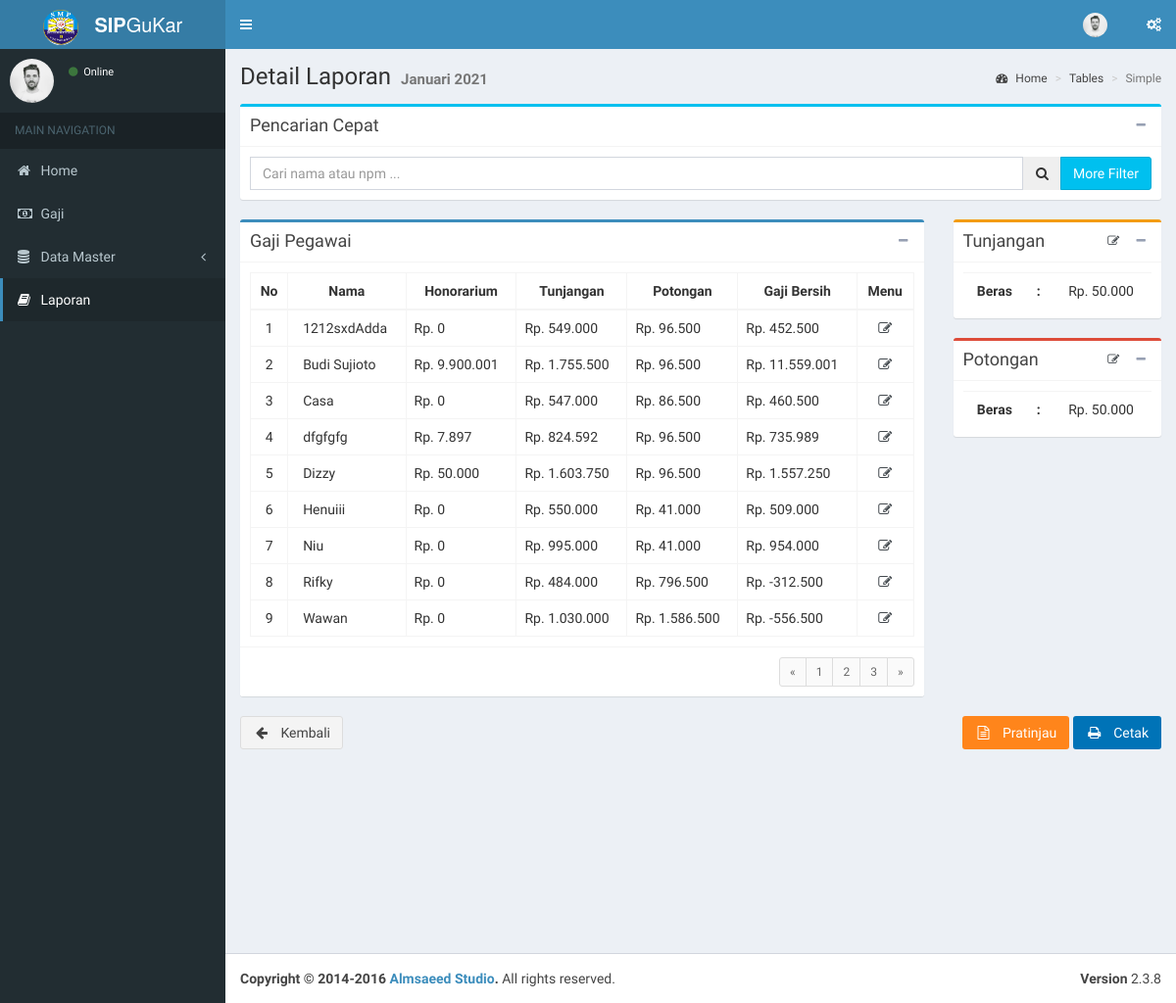
Screenshot of /laporan/detail/2021-01 with the database file from the repository.
### tables this page shows
CREATE TABLE `b_gaji` (
  `id_gaji` int(11) NOT NULL,
  `honor` int(11) NOT NULL,
  `tunjangan` int(11) NOT NULL,
  `potongan` int(11) NOT NULL,
  `gaji` int(11) NOT NULL,
  `id_pegawai` int(11) NOT NULL,
  `created_at` timestamp NOT NULL DEFAULT current_timestamp(),
  `created_by` int(11) DEFAULT NULL,
  `updated_at` timestamp NOT NULL DEFAULT current_timestamp() ON UPDATE current_timestamp(),
  `updated_by` int(11) NOT NULL
);

CREATE TABLE `pegawai` (
  `id_pegawai` int(11) NOT NULL,
  `nbm` varchar(100) DEFAULT NULL,
  `nama` varchar(100) NOT NULL,
  `foto` varchar(300) DEFAULT NULL,
  `tempat_lahir` varchar(100) NOT NULL,
  `tgl_lahir` date NOT NULL,
  `telepon` int(20) NOT NULL,
  `jns_pegawai` enum('G','K') NOT NULL,
  `gender` enum('P','L') NOT NULL,
  `email` varchar(100) NOT NULL,
  `status_pegawai` enum('P','T0','T1') DEFAULT NULL,
  `status` int(1) NOT NULL,
  `agama` enum('Islam','Protestan','Katolik','Hindu','Buddha','Khonghucu') NOT NULL,
  `umur` varchar(20) NOT NULL,
  `honor` varchar(11) DEFAULT NULL,
  `masa_kerja` int(11) NOT NULL,
  `created_at` timestamp NULL DEFAULT current_timestamp(),
  `updated_at` timestamp NOT NULL DEFAULT current_timestamp() ON UPDATE current_timestamp(),
  `created_by` int(11) DEFAULT NULL,
  `updated_by` int(11) DEFAULT NULL
);

### application/libraries/Template.php (called while the page is built)
<?php if ( ! defined('BASEPATH')) exit('No direct script access allowed');
class Template {
		var $template_data = array();
		function set($name, $value)
		{
			$this->template_data[$name] = $value;
		}
		function load($template = '', $view = '' , $view_data = array(), $return = FALSE)
		{
			$this->CI =& get_instance();
			$this->set('contents', $this->CI->load->view($view, $view_data, TRUE));
			return $this->CI->load->view($template, $this->template_data, $return);
		}
}
?>

### application/controllers/Laporan.php (called while the page is built, shortened)
<?php
class Laporan extends CI_Controller {
	public function detail()
	{
		$id_date = $this->uri->segment(3);
		$data['id_date'] = $id_date;
		$data['title'] = 'Detail Laporan';
		$data['desc'] = month($id_date).' '.year($id_date);
		$data['gajis'] = $this->M_laporan->get_gaji($id_date)->result_array();
		$data['tunjangan'] = $this->M_laporan->get_tunjangan($id_date)->row_array();
		$this->template->load('index','laporan/detail_laporan', $data);
	}
}
?>

### index.php (called while the page is built, shortened)
<?php
require_once BASEPATH.'core/CodeIgniter.php';

### application/models/M_laporan.php (called while the page is built, shortened)
<?php
class M_laporan extends CI_Model
{
	public function get_gaji($id_date)
	{
		if ($id_date != NULL) {
			$date = explode('-', $id_date);
			$month = $date[1];
			$year = year($id_date);
			$this->db->select('bg.*, p.nama');
			$this->db->join('pegawai p', 'p.id_pegawai = bg.id_pegawai', 'LEFT');
			$data = $this->db->get_where('b_gaji bg', array('month(bg.created_at)' => $month, 'year(bg.created_at)' => $year));
		}
		return $data;
	}
	public function get_tunjangan($id_date)
	{
		$date = explode('-', $id_date);
		$month = $date[1];
		$year = year($id_date);
		$this->db->select('bg.*, p.nama');
		$this->db->join('pegawai p', 'p.id_pegawai = bg.id_pegawai', 'LEFT');
		return $this->db->get_where('b_gaji bg', array('month(bg.created_at)' => $month, 'year(bg.created_at)' => $year));
	}
}
?>

### application/helpers/dateConvert_helper.php (called while the page is built, shortened)
<?php
function year($date){
	$year = explode('-', $date);
	return $year[0];
}
?>

### application/views/laporan/detail_laporan.php (the view, shortened to what this page needs)
<section class="content">
	<div class="row">
		<div class="col-md-12">
			<div class="box box-info">
				<div class="box-header with-border">
					<h3 class="box-title">Pencarian Cepat</h3>
					<div class="box-tools pull-right">
						<button type="button" class="btn btn-box-tool" data-widget="collapse" data-toggle="tooltip" title="Pencarian">
							<i class="fa fa-minus"></i>
						</button>
					</div>
				</div>
				<div class="box-body">
					<form action="" method="get">
						<div class="input-group">
							<input type="text" class="form-control" placeholder="Cari nama atau npm ...">
							<span class="input-group-btn">
								<button type="button" name="search" id="search-btn" class="btn btn-flat">
									<i class="fa fa-search"></i>
								</button>
							</span>
							<div class="input-group-btn">
								<button	button type="button" class="btn btn-info" type="button" data-toggle="collapse" data-target="#collapseExample" aria-expanded="false" aria-controls="collapseExample">More Filter</button>
							</div>
						</div>
					</form>
				</div>
			</div>
		</div>
	</div>
	<div class="row">
		<div class="col-md-9 pull-left">
			<div class="box box-primary">
				<div class="box-header with-border">
					<h3 class="box-title">Gaji Pegawai</h3>
					<div class="box-tools pull-right">
						<button type="button" class="btn btn-box-tool" data-widget="collapse" data-toggle="tooltip" title="Gaji Pegawai">
							<i class="fa fa-minus"></i>
						</button>
					</div>
				</div>
				<div class="box-body">
					<table class="table table-bordered table-hover text-center">
						<thead>
							<th>No</th>
							<th>Nama</th>
							<th>Honorarium</th>
							<th>Tunjangan</th>
							<th>Potongan</th>
							<th>Gaji Bersih</th>
							<th>Menu</th>
						</thead>
						<tbody>
							<?php $no=1; foreach ($gajis as $key => $gaji) { ?>
							<tr>
								<td><?php echo $no++;?></td>
								<td style="text-align: left; padding-left: 15px;"><?php echo $gaji['nama'];?></td>
								<td style="text-align: left;">Rp. <?php echo number_format($gaji['honor'], 0, ',','.');?></td>
								<td style="text-align: left;">Rp. <?php echo number_format($gaji['tunjangan'], 0, ',','.');?></td>
								<td style="text-align: left;">Rp. <?php echo number_format($gaji['potongan'], 0, ',','.');?></td>
								<td style="text-align: left;">Rp. <?php echo number_format($gaji['gaji'], 0, ',','.');?></td>
								<td><a style="color: #444A4F;" href="<?php echo site_url('laporan/gaji/edit/'.$gaji['id_gaji']);?>" title="Edit" data-tooltip="tooltip" data-placement="top">
									<i class="fa fa-fw fa-pencil-square-o"></i>
								</a></td>
							</tr>
							<?php } ?>
						</tbody>
					</table>
				</div>
				<div class="box-footer clearfix">
					<ul class="pagination pagination-sm no-margin pull-right">
						<li><a href="#">&laquo;</a></li>
						<li><a href="#">1</a></li>
						<li><a href="#">2</a></li>
						<li><a href="#">3</a></li>
						<li><a href="#">&raquo;</a></li>
					</ul>
				</div>
			</div>
		</div>
		<div class="col-md-3 pull-right">
			<div class="box box-warning">
				<div class="box-header with-border">
					<h3 class="box-title">Tunjangan</h3>
					<div class="box-tools pull-right">
						<a style="color: #444A4F;" href="<?php echo site_url('laporan/tunjangan/edit/'.$gaji['id_gaji']);?>" class="btn btn-box-tool" title="Edit Tunjangan" data-tooltip="tooltip" data-placement="top">
							<i class="fa fa-fw fa-pencil-square-o"></i>
						</a>
						<button type="button" class="btn btn-box-tool" data-widget="collapse" data-toggle="tooltip" title="Tunjangan">
							<i class="fa fa-minus"></i>
						</button>
					</div>
				</div>
				<div class="box-body">
					<table class="table table-hover text-center">
						<tbody>
							<tr>
								<th>Beras</th>
								<th>:</th>
								<td>Rp. 50.000</td>
							</tr>
						</tbody>
					</table>
				</div>
			</div>
			<div class="box box-danger">
				<div class="box-header with-border">
					<h3 class="box-title">Potongan</h3>
					<div class="box-tools pull-right">
						<a style="color: #444A4F;" href="<?php echo site_url('laporan/gaji/edit/'.$gaji['id_gaji']);?>" class="btn btn-box-tool" title="Edit Potongan" data-tooltip="tooltip" data-placement="top">
							<i class="fa fa-fw fa-pencil-square-o"></i>
						</a>
						<button type="button" class="btn btn-box-tool" data-widget="collapse" data-toggle="tooltip" title="Potongan">
							<i class="fa fa-minus"></i>
						</button>
					</div>
				</div>
				<div class="box-body">
					<table class="table table-hover text-center">
						<tbody>
							<tr>
								<th>Beras</th>
								<th>:</th>
								<td>Rp. 50.000</td>
							</tr>
						</tbody>
					</table>
				</div>
			</div>
		</div>
		<div class="col-md-12">
			<a onclick="history.go(-1);" class="pull-left btn btn-default"><i class="fa fa-fw fa-arrow-left"></i>&nbsp;&nbsp;  Kembali</a>
			<span class="pull-right ">
				<a href="<?php echo site_url('laporan/preview/'.$id_date);?>" class="btn bg-orange"><i class="fa fa-fw fa-file-text-o"></i>&nbsp;&nbsp;  Pratinjau</a>
				<a href="<?php echo site_url('laporan/print/'.$id_date);?>" class="btn bg-blue"><i class="fa fa-fw fa-print"></i>&nbsp;&nbsp;  Cetak</a>
			</span>
		</div>
	</div>
</section>
</div>

### rows the page displays
b_gaji: id_pegawai.nama "1212sxdAdda", honor "0", tunjangan "549.000", potongan "96.500", gaji "452.500"
b_gaji: id_pegawai.nama "Budi Sujioto", honor "9.900.001", tunjangan "1.755.500", potongan "96.500", gaji "11.559.001"
b_gaji: id_pegawai.nama "Casa", honor "0", tunjangan "547.000", potongan "86.500", gaji "460.500"
b_gaji: id_pegawai.nama "dfgfgfg", honor "7.897", tunjangan "824.592", potongan "96.500", gaji "735.989"
b_gaji: id_pegawai.nama "Dizzy", honor "50.000", tunjangan "1.603.750", potongan "96.500", gaji "1.557.250"
b_gaji: id_pegawai.nama "Henuiii", honor "0", tunjangan "550.000", potongan "41.000", gaji "509.000"
b_gaji: id_pegawai.nama "Niu", honor "0", tunjangan "995.000", potongan "41.000", gaji "954.000"
b_gaji: id_pegawai.nama "Rifky", honor "0", tunjangan "484.000", potongan "796.500", gaji "-312.500"
b_gaji: id_pegawai.nama "Wawan", honor "0", tunjangan "1.030.000", potongan "1.586.500", gaji "-556.500"

### other values shown
$title "Detail Laporan"
$desc "Januari 2021"
